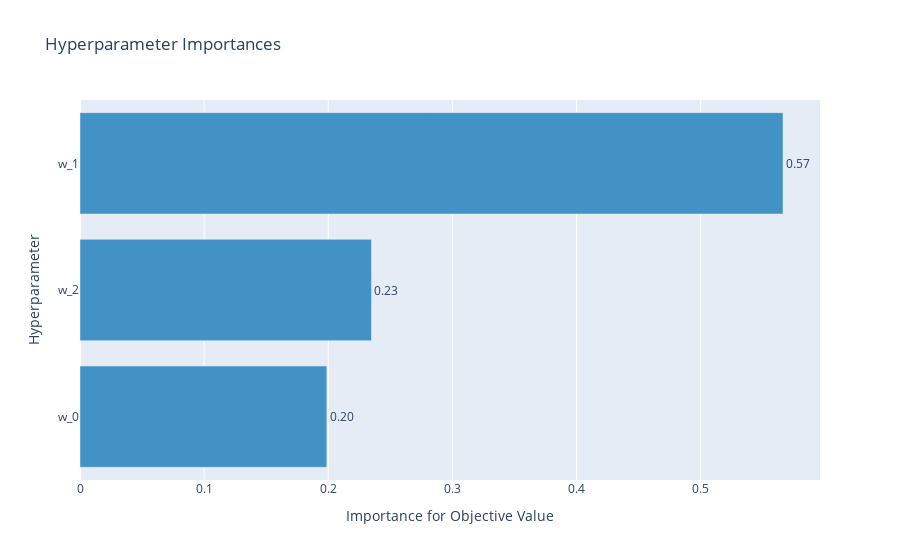

Notebook code cell kept with this figure:
### Code cell
optuna.visualization.plot_param_importances(study)

### Figure 1 — Plotly figure (JSON) as saved in the notebook; plotly's stock layout.template omitted (floating-point values rounded to 4 significant figures)
{"data": [{"cliponaxis": false, "hovertemplate": ["w_0 (UniformDistribution): 0.1988311207303074<extra></extra>", "w_2 (UniformDistribution): 0.23482267973513693<extra></extra>", "w_1 (UniformDistribution): 0.5663461995345558<extra></extra>"], "marker": {"color": "rgb(66,146,198)"}, "orientation": "h", "text": ["0.1988311207303074", "0.23482267973513693", "0.5663461995345558"], "textposition": "outside", "texttemplate": "%{text:.2f}", "type": "bar", "x": [0.1988, 0.2348, 0.5663], "y": ["w_0", "w_2", "w_1"]}], "layout": {"showlegend": false, "title": {"text": "Hyperparameter Importances"}, "xaxis": {"title": {"text": "Importance for Objective Value"}}, "yaxis": {"title": {"text": "Hyperparameter"}}}}
